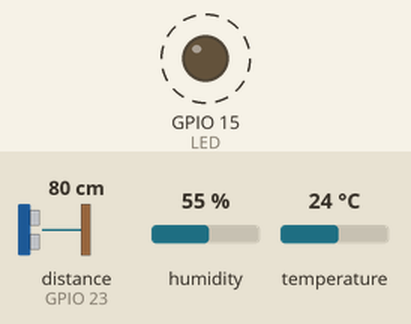
Simulated run of this sketch. Board: ESP32. On the bench: output pins drawn as LEDs (lit = HIGH). Dashed ring = blinking. The inputs (shaded band) are chosen by the test bench; at power-on: distance to the obstacle (sensor on GPIO 23) 80 cm, humidity 55 %, temperature 24 °C. The echo pulse lasts 58.3 µs per cm; what the sketch prints to the serial monitor is not drawn.

Above: at 1.0 s.
Timing chart, 0 to 5.0 s (numbered marks = the images above):
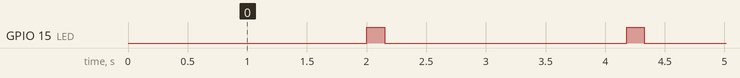

Measured:
- by itself, GPIO 15 (LED): alternates HIGH for 0.15 s and LOW for 2.0 s

The sketch:

4_Ultrasonic_DHT11.ino
```cpp
// IS727272 - Cordero Hernández, Marco Ricardo
#include <NewPing.h>
#include <DHT.h>

// Directivas para pines y parámetros de sensor ultrásonico HC-SR04
#define TRIGGER_PIN 22
#define ECHO_PIN 23
#define MAX_DISTANCE 200

// Directivas para pin y parámetro de sensor de humedad DHT11
#define DHTPIN 32
#define DHTTYPE DHT11

// LED indicador
#define LED 15

// Funciones de librerías para inicializar sensores a utilizar
NewPing sonar(TRIGGER_PIN, ECHO_PIN, MAX_DISTANCE);
DHT dht(DHTPIN, DHTTYPE);

// Intervalo entre captuas de sensores
const int delta = 2000;

void setup() {
  Serial.begin(115200);
  dht.begin();

  // Para indicador LED
  pinMode(LED, OUTPUT);
  digitalWrite(LED, LOW);

  Serial.print("Tiempo entre capturas: ");
  Serial.print(delta/1000.0);
  Serial.println(" segundos");
}

void loop() {
  delay(delta); // Espera entre intervalos

  // Parpadeo del LED para indicar captura
  digitalWrite(LED, HIGH);
  delay(150);
  digitalWrite(LED, LOW);

  // Parte del HC-SR04
  Serial.print("\r\nDistancia del sensor: ");
  Serial.print(sonar.ping_cm());
  Serial.println("cm");

  // Parte del DHT11
  float h = dht.readHumidity();
  float t = dht.readTemperature();

  if (isnan(h) || isnan(t)) {
    Serial.println("Fallo de lectura del sensor de humedad");
  }

  float hic = dht.computeHeatIndex(t, h, false);
  Serial.print("Humedad: ");
  Serial.print(h);
  Serial.print("%\r\nTemperatura: ");
  Serial.print(t);
  Serial.print("° C\r\nSensación térmica: ");
  Serial.print(hic);
  Serial.println("° C");
}
```
